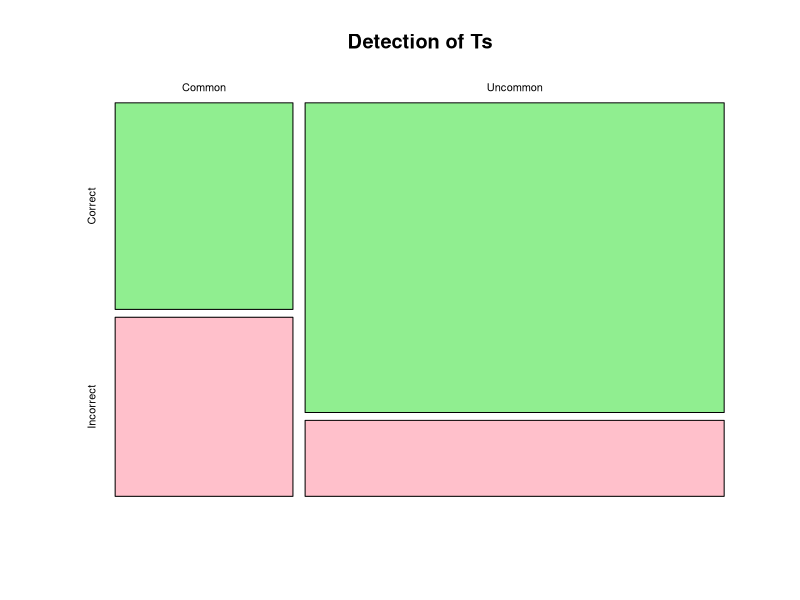
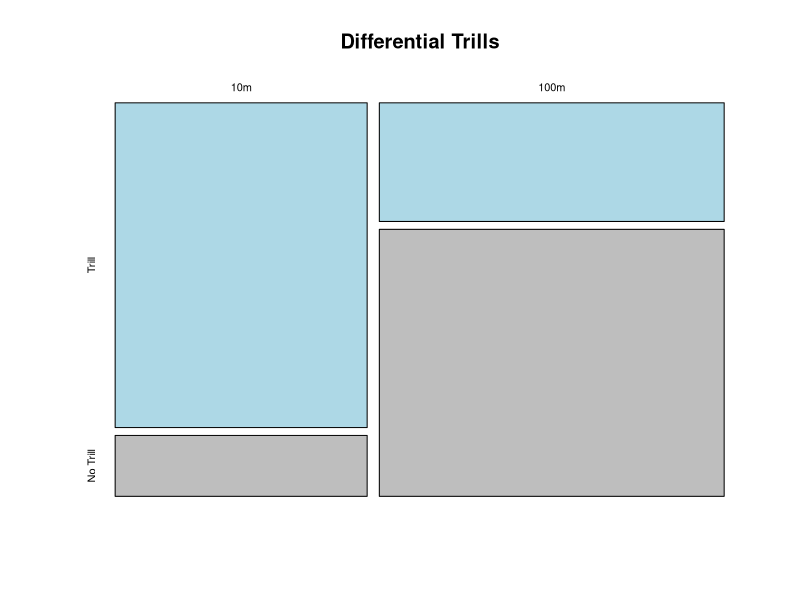
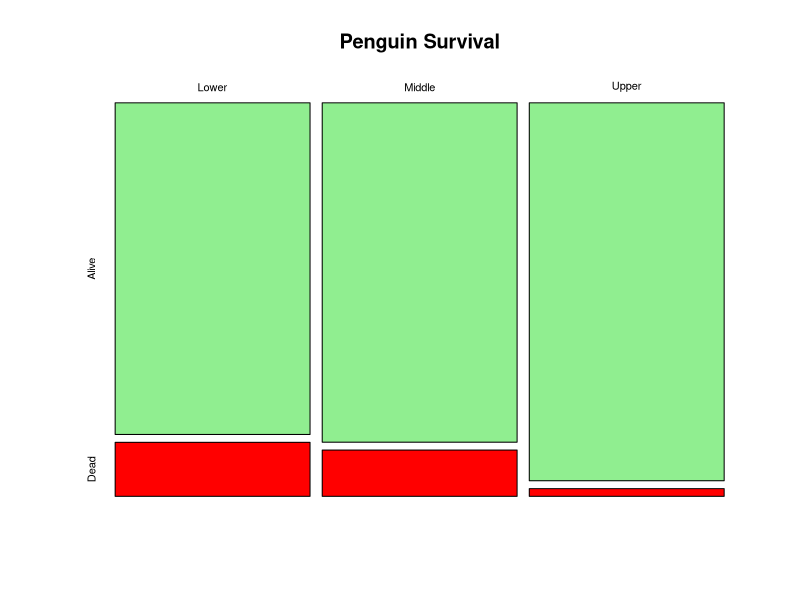

The R script that drew these images, in order:
## ---- chunk 1
knitr::opts_chunk$set(echo = TRUE)
## ---- chunk 2
# Input my results into 'results'
results <- c(15,53,13,13)
# Format 'results' to have 2 rows and 2 columns
dim(results) = c(2,2)
results
# Naming columns in 'results'
colnames(results) <- c("Correct", "Incorrect")
# Naming rows in 'results'
rownames(results) <- c("Common", "Uncommon")
# Making 'results' be of the type 'table'
results <- as.table(results)

# Performing chi square analysis on results and 'parking it' as results.chi 
results.chi <- chisq.test(results)
# Print results of chi sq
results.chi
print ("Observed")
results.chi$observed
print ("Expected")
results.chi$expected

# Make mossaic plot to visualize relationship
mosaicplot(results, main = "Detection of Ts", col = c("Light Green", "Pink"))



## ---- chunk 3
# Placing data in Chipmonk_Trill
Chipmunk_Trill <- c(16,8,3,18)
# Setting dimensions
dim(Chipmunk_Trill) <- c(2,2)
# Making Chipmonk_Trill a 'table' type
Chipmunk_Trill <- as.table(Chipmunk_Trill)
# Naming columns
colnames(Chipmunk_Trill) <- c("Trill", "No Trill")
# Naming rows
rownames(Chipmunk_Trill) <- c("10m", "100m")
# Printing the table
Chipmunk_Trill
# Making a mosaic plot of the table
mosaicplot(Chipmunk_Trill, main = "Differential Trills", color = c("light blue", "gray"))

# Performing Fisher test
Chipmunk_Trill.Fisher <- fisher.test(Chipmunk_Trill)
# Printing test results
Chipmunk_Trill.Fisher

## ---- chunk 4
# Placing data in Penguin_Survival
Penguin_Survival <- c(43,44,49,7,6,1)
# Setting dimensions for the data matrix
dim(Penguin_Survival) <- c(3,2)
# Naming the columns
colnames(Penguin_Survival) <- c("Alive", "Dead")
# Naming the rows
rownames(Penguin_Survival) <- c("Lower", "Middle", "Upper")
# Printing the matrix
Penguin_Survival
# Making a mosaicplot of the data
mosaicplot(Penguin_Survival, main = "Penguin Survival", color = c("light green", "red"))

# Performing fisher test
Penguin_Survival.Fisher <- fisher.test(Penguin_Survival)
# Printing test results
Penguin_Survival.Fisher
